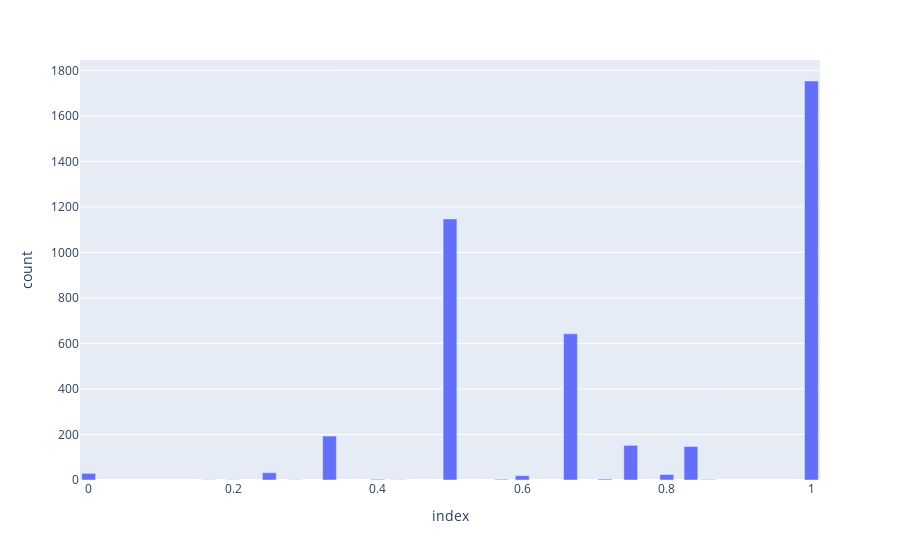

The cell this chart's notebook holds for it:
### Code cell
fig = px.bar(pd.Series(precisions).value_counts(), y='count')
fig.show()

### Figure 1 — Plotly figure (JSON) as saved in the notebook; plotly's stock layout.template omitted (floating-point values rounded to 4 significant figures)
{"data": [{"alignmentgroup": "True", "hovertemplate": "index=%{x}<br>count=%{y}<extra></extra>", "legendgroup": "", "marker": {"color": "#636efa", "pattern": {"shape": ""}}, "name": "", "offsetgroup": "", "orientation": "v", "showlegend": false, "textposition": "auto", "type": "bar", "x": [1, 0.5, 0.6667, 0.3333, 0.75, 0.8333, 0.25, 0, 0.8, 0.6, 0.7143, 0.5714, 0.4, 0.8571, 0.2857, 0.2, 0.1667, 0.4286], "xaxis": "x", "y": [1753, 1147, 642, 193, 152, 147, 32, 29, 24, 19, 4, 3, 3, 2, 1, 1, 1, 1], "yaxis": "y"}], "layout": {"barmode": "relative", "legend": {"tracegroupgap": 0}, "margin": {"t": 60}, "xaxis": {"anchor": "y", "domain": [0, 1], "title": {"text": "index"}}, "yaxis": {"anchor": "x", "domain": [0, 1], "title": {"text": "count"}}}}
